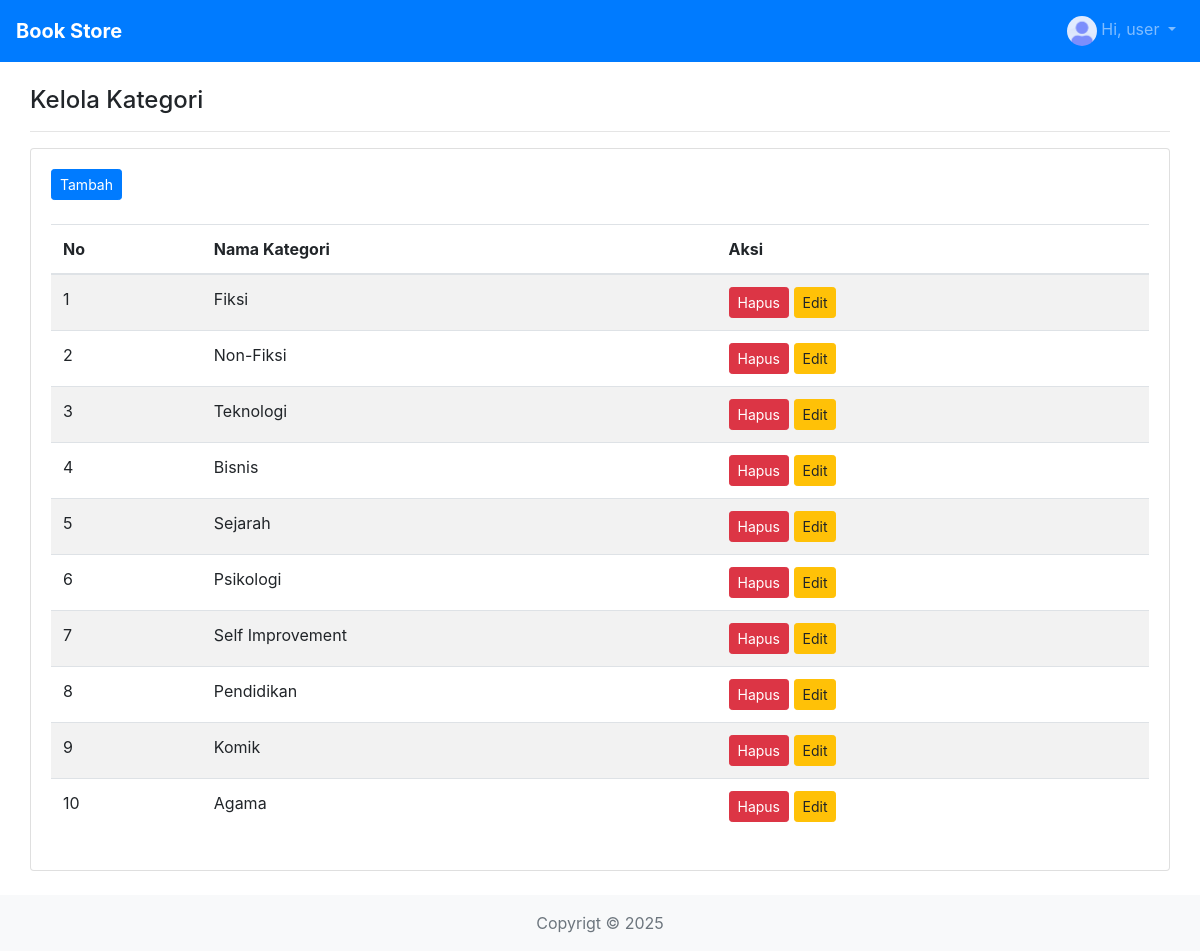
Page /index.php/kategori on the committed database.
### tables this page shows
CREATE TABLE `tb_kategori` (
  `id_kategori` int(11) NOT NULL,
  `nama_kategori` varchar(100) NOT NULL
);

### application/controllers/Kategori.php (called while the page is built, shortened)
<?php
class Kategori extends CI_Controller {
	public function index() {
		$data['kategori'] = $this->db->get('tb_kategori')->result();
		$this->load->view('template/header');
		$this->load->view('kategori/index', $data);
		$this->load->view('template/footer');
	}
}

### index.php (called while the page is built, shortened)
<?php
require_once BASEPATH.'core/CodeIgniter.php';

### application/views/kategori/index.php (the view)
<div class="container-fluid">
  <div class="section-header">
    <h4>Kelola Kategori</h4>
  </div>
  <hr>
  <div class="section-body">
    <div class="card card-primary">
      <div class="card-body">
        <a href="<?= base_url('kategori-tambah') ?>" class="btn btn-sm btn-primary">Tambah</a><br><br>
        <div class="table-responsive">
          <table class="table table-striped" id="table-1">
            <thead>
              <tr>
                <th>No</th>
                <th>Nama Kategori</th>
                <th>Aksi</th>
              </tr>
            </thead>
            <tbody>
              <?php foreach ($kategori as $key => $value): ?>
                <tr>
                  <td><?= $key+1 ?></td>
                  <td><?= $value -> nama_kategori ?></td>
                  <td>
                    <a href="<?= base_url('kategori-hapus/'.$value -> id_kategori) ?>" class="btn btn-sm btn-danger">Hapus</a>
                    <a href="<?= base_url('kategori-edit/'.$value -> id_kategori) ?>" class="btn btn-sm btn-warning">Edit</a>
                  </td>
                </tr>
              <?php endforeach ?>
            </tbody>
          </table>
        </div>
      </div>
    </div>
  </div>
</div>

### rows in the picture
tb_kategori: nama_kategori "Fiksi"
tb_kategori: nama_kategori "Non-Fiksi"
tb_kategori: nama_kategori "Teknologi"
tb_kategori: nama_kategori "Bisnis"
tb_kategori: nama_kategori "Sejarah"
tb_kategori: nama_kategori "Psikologi"
tb_kategori: nama_kategori "Self Improvement"
tb_kategori: nama_kategori "Pendidikan"
tb_kategori: nama_kategori "Komik"
tb_kategori: nama_kategori "Agama"

### other values in the picture
$this->session->userdata('nama') "user"
